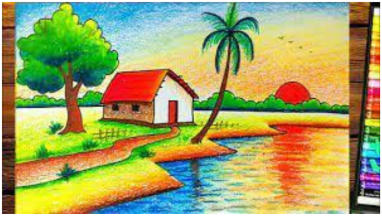
#> input picture Lab_Programs/image-2.png, 382 x 216 px
$ python program-19.py   (older library calls are emulated)
#> lines starting #> are read from the running program, lines starting #| are printed output that depends on the picture; after the words box and inside, x2 and y2 are one past the last pixel; in counts of white or black regions, pixels touching at a corner belong together
import cv2

img = cv2.imread("image-2.png", 0)
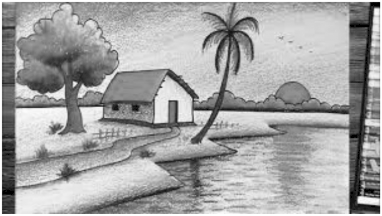
#> img: shape (216, 382); min 0, max 255, mean 164.4

sobelx = cv2.Sobel(img, cv2.CV_64F, 1, 0)
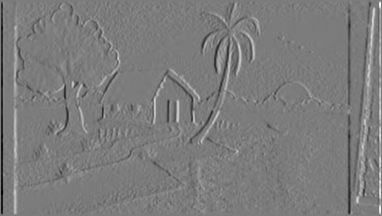
#> sobelx: shape (216, 382) float64; min -971, max 1020, mean -0.1; drawn with min black and max white
sobely = cv2.Sobel(img, cv2.CV_64F, 0, 1)
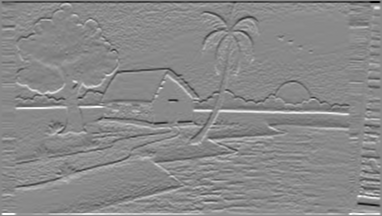
#> sobely: shape (216, 382) float64; min -967, max 828, mean 0.1; drawn with min black and max white

sobelxy = sobelx + sobely
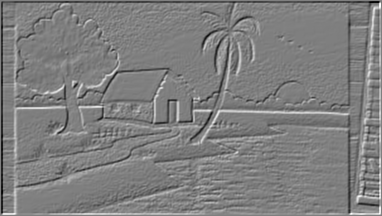
#> sobelxy: shape (216, 382) float64; min -1034, max 1038, mean 0; drawn with min black and max white

cv2.imshow("Original", img)
cv2.imshow("Sobel XY", sobelxy)
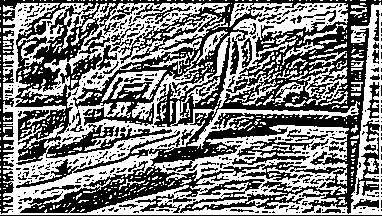
#> window 'Sobel XY': shape (216, 382); 49.4% white; 503 white regions (435 under 20 px), largest, box (x1, y1, x2, y2) and area: (0, 2, 382, 215) 31801, (18, 3, 99, 67) 1164, (187, 101, 360, 149) 1057

cv2.waitKey(0)
cv2.destroyAllWindows()

$ run again, with Lab_Programs/image-1.png copied over Lab_Programs/image-2.png
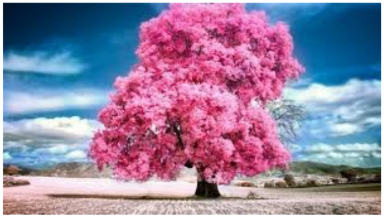
#> input picture Lab_Programs/image-1.png, 384 x 217 px
#> `sobelxy = sobelx + sobely`:
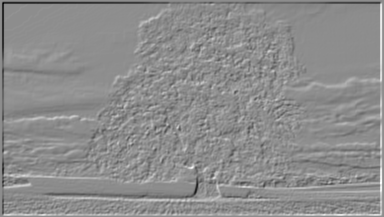
#> sobelxy: shape (217, 384) float64; min -1232, max 990, mean 0; drawn with min black and max white
#> `cv2.imshow("Sobel XY", sobelxy)`:
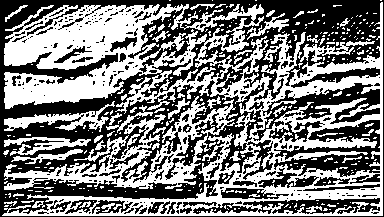
#> window 'Sobel XY': shape (217, 384); 48.6% white; 341 white regions (291 under 20 px), largest, box (x1, y1, x2, y2) and area: (2, 2, 383, 216) 29118, (4, 96, 236, 190) 5368, (4, 101, 115, 132) 1015

$ run again, with Lab_Programs/image-3.png copied over Lab_Programs/image-2.png
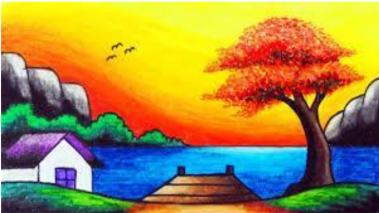
#> input picture Lab_Programs/image-3.png, 379 x 213 px
#> `sobelxy = sobelx + sobely`:
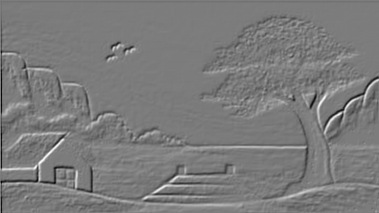
#> sobelxy: shape (213, 379) float64; min -918, max 958, mean -7.1; drawn with min black and max white
#> `cv2.imshow("Sobel XY", sobelxy)`:
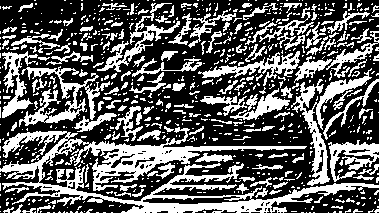
#> window 'Sobel XY': shape (213, 379); 37% white; 755 white regions (601 under 20 px), largest, box (x1, y1, x2, y2) and area: (0, 127, 379, 213) 8919, (291, 68, 372, 186) 1772, (19, 66, 110, 127) 1574
